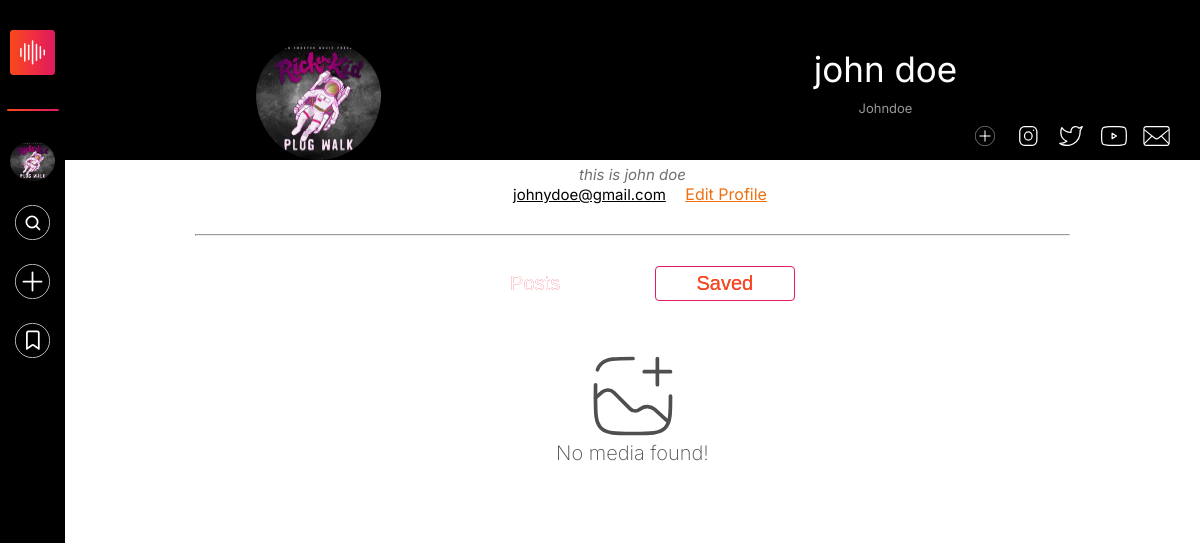
/profile/Johndoe/, run on the app's committed database.
### users/models.py (models this page shows, shortened)
class profiledatadb(models.Model):
    username=models.CharField(primary_key=True,max_length=15,unique=True)
    password = models.CharField(max_length=15)
    firstname=models.CharField(max_length=30)
    lastname=models.CharField(max_length=30)
    email = models.EmailField()
    profile_picture = models.ImageField(upload_to='Media/', blank=True, null=True, default='media/default_profile_picture.jpg')
    user_bio=models.TextField()
    phone=models.IntegerField(null=True)
    timestamp=models.DateTimeField(auto_now_add=True,null=True)

### users/views.py (the view)
# urls.py: path('profile/<str:username>/', views.profile, name='profile'),
def profile(request,username):
    try:
        user = profiledatadb.objects.get(username=username)
    except profiledatadb.DoesNotExist:
        user = None
    return render(request, 'profile-fpv.html', {'user': user})

### templates/profile-fpv.html (shortened to what this page needs)
{% extends 'base.html' %}
{% load static %}
{% block additional_css %}
<link rel="stylesheet" href="{% static 'css/profile-page-style.css' %}">
{% endblock %}
{% block content %}
<div class="header">
    {% if user %}
    <img src= '{{user.profile_picture.url}}'alt="" class="imgcenter" width="90px" height="120px"/>
    <p id="profile-name">{{ user.firstname }}<span>  </span>{{ user.lastname }}</p>
    <p id="user-name-id"><span class="username">{{ user.username }}</span></p>
<div class="socials">
    <a href="{% url 'upload' %}"><img src="{% static 'images/upload-white.svg' %}" alt="" height="20px" width="20px"></a>
    <a href=""><img src="{% static 'images/instagram.svg' %}" alt="" height="20px" width="20px"></a>
    <a href=""><img src="{% static 'images/twitter.svg' %}" alt="" height="20px" width="20px"></a>
    <a href=""><img src="{% static 'images/youtube.svg' %}" alt="" height="20px" width="20px"></a>
    <a href=""><img src="{% static 'images/mail.svg' %}" alt="" height="20px" width="20px"></a>
</div>
</div>
<div class="body">
<p id="desc">
    {{ user.user_bio }}
</p>
<a href="" class="mailbio">{{ user.email }}</a>
{% endif %}
<a href="{% url 'editprofile' %}" style="color: rgb(240, 112, 15);">Edit Profile</a>
<hr style="margin: 30px;">
<div class="buttons">
    <input onclick="displayposts()" type="button" class="profile-content-buttons" value="Posts" id="postbutton">
    <input onclick="displaysaved()" type="button" class="profile-content-buttons" value="Saved" id="savedbutton">
</div>
<div id="profile-content-controller-nomedia" style="display: block;">{% include 'content-404.html'  %}</div>
<div id="profile-content-controller-posts" style="display: none;">{% include 'posts.html'  %}</div>
<div id="profile-content-controller-saved" style="display: none;">{% include 'saved.html'  %}</div>
</div>
{% endblock %}

### templates/base.html (shortened to what this page needs)
{% load static %}
<!DOCTYPE html>
<html lang="en">
<head>
    <link rel="stylesheet" href="{% static 'css/base-file.css' %}">
    {% block additional_css %}{% endblock %}
</head>
<body>
    <div class="main-docker">
        <div class="nav-section-web">
            <nav class="navigation-controlling-deck">
                <a href="#"><img class="navbar-control-icons" id="navbar-main-logo" src="{% static 'images/Sounz_logo.svg' %}" alt="Sounz logo"></a>
                <div id="nav-separator"></div>
                <a href="{% url 'my-profile' %}"><img class="navbar-control-icons" id="navbar-user-profile-pic" src="{{user.profile_picture.url}}" alt="" width="10px" height="40px"></a>
                <a href="#"><img id="search-icon" class="navbar-control-icons" src="{% static 'images/Search button.svg' %}" alt="Search icon"></a>
                <a href="#"><img class="navbar-control-icons" src="{% static 'images/upload-white.svg' %}" alt="Upload icon"></a>
                <a href="{% url 'nav-saved' %}"><img class="navbar-control-icons" src="{% static 'images/save.svg' %}" alt="Save icon"></a>
            </nav>
        </div>
        <div class="export-htmls">
            {% block content %}
            {% endblock %}
        </div>
    </div>
</body>
</html>

### static/css/base-file.css (style rules this page uses)
html, body { margin: 0; padding: 0; height: 100%; font-family: "Inter", sans-serif; font-optical-sizing: auto; font-weight: normal; font-style: normal; font-variation-settings: "slnt" 0; }
.main-docker { min-height: 100%; display: flex; flex-direction: row; }
.nav-section-web { width: fit-content; background-color: black; position: fixed; top: 0; height: 100%; max-width: 65px; }
nav { display:flex; flex-direction: column; flex-wrap: wrap; align-items: center; padding: 20px 0 60px 0; }
img.navbar-control-icons { width: 35px; padding: 0 10px; margin: 10px 0; cursor: pointer; }
img#navbar-main-logo { width: 45px; }
img#navbar-user-profile-pic { width: 45px; border-radius: 50%; }
#nav-separator { width: 80%; margin: 20px 0; height: 2px; border-radius: 10px; background-image: linear-gradient(90deg, rgba(248, 73, 27, 1) 0%, rgba(241, 47, 63, 1) 50%, rgba(220, 24, 96, 1) 100%); }
.export-htmls { flex: 1; padding-left: 65px; width: 100%; }

### static/css/profile-page-style.css (style rules this page uses)
.imgcenter { margin-left: auto; margin-right: auto; width: 125px; border-radius: 50%; }
.header { background-color: #000; color: #fff; text-align: center; height: 300px; width: 100%; display: flex; flex-direction: column; justify-content: flex-end; align-items: center; flex-wrap: wrap; }
p#profile-name { margin: 0px; font-size: 35px; padding: 10px; }
p#user-name-id { margin: 0; color: #969696; }
.socials { margin-left: auto; padding: 10px; }
.body { text-align: center; padding: 5px 10%; }
p#desc { color: #707070; font-size: 15px; font-style: italic; }
.mailbio { padding: 15px; font-size: 15px; color: black; }
.profile-content-buttons { padding: 10px 24px; margin: 0 20px; background-image: linear-gradient(90deg, rgba(248, 73, 27, 1) 0%, rgba(241, 47, 63, 1) 50%, rgba(220, 24, 96, 1) 100%); -webkit-background-clip: text; background-clip: text; color: transparent; border: 1px solid rgba(226, 28, 102, 1); border-radius: 10px; font-size: 20px; width: 15%; min-width: fit-content; cursor: pointer; }

### static/css/content-404.css (style rules this page uses)
body { margin: 0; padding: 0; }

### static/css/profile-posts-style.css (style rules this page uses)
.imgcenter { display: block; margin-left: auto; margin-right: auto; padding-top: 10px; }
.header { background-color: #000; color: #fff; text-align: center; height: 160px; width: 100%; }
p { margin: 0px; font-size: small; }
.socials { float: right; padding-top: 10px; margin-right: 10px; }
.body { position: relative; text-align: center; padding-left: 100px; padding-right: 100px; padding-top: 5px; }
.mailbio { padding-top: 5px; }
#postbutton { margin-right: 25px; padding: 5px 24px; background-image: linear-gradient(90deg,rgba(248,73,27,1) 0%, rgba(241,47,63,1) 50%,rgba(220,24,96,1) 100%); border: none; color: white; border-radius: 4px; }
#savedbutton { margin-right: 25px; padding: 5px 24px; background-color: #fff; border-color: rgba(226, 28, 102, 1); color: rgba(248, 73, 27, 1); border-radius: 4px; }

### data on the page
profiledatadb: profile_picture (picture), firstname "john", lastname "doe", username "Johndoe", user_bio "this is john doe", email "johnydoe@gmail.com"
